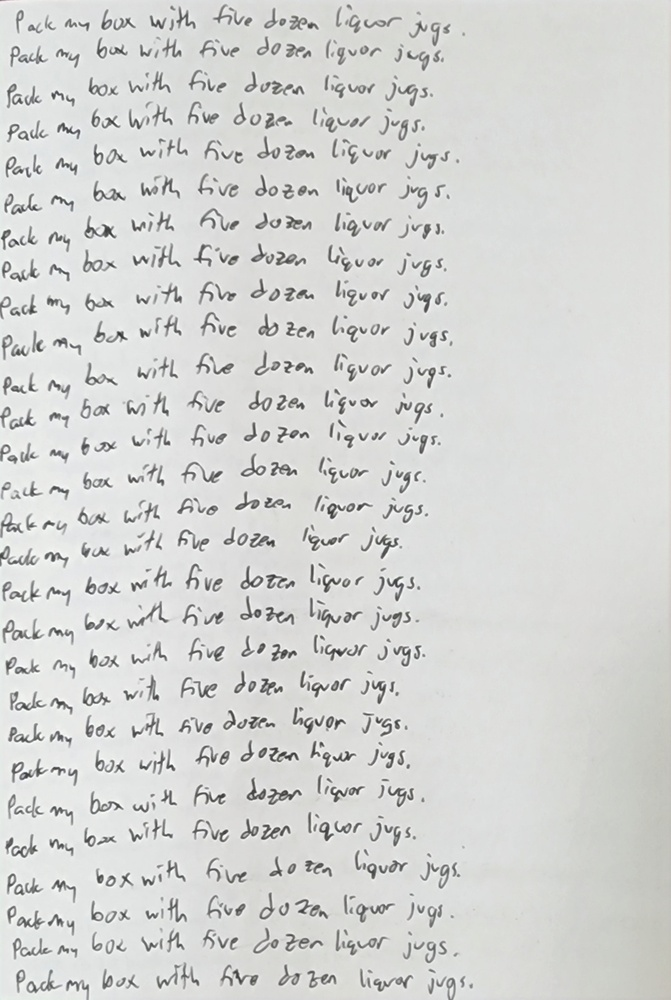
#> input picture images/sentence-box.jpg, 671 x 1000 px, shrunk from 1421 x 2119 before the run, found by its file name
$ python sentencePreprocessing.py
#> lines starting #> are read from the running program, lines starting #| are printed output that depends on the picture; after the words box and inside, x2 and y2 are one past the last pixel; in counts of white or black regions, pixels touching at a corner belong together
import cv2
import os
import numpy as np

def preprocess_image(image_path, output_path):
#> called with image_path = './images/sentence-box.jpg'
    image = cv2.imread(image_path)
#> image is the input picture: shape (1000, 671, 3); mean B, G, R 211.8, 213.8, 212.8

    gray_image = cv2.cvtColor(image, cv2.COLOR_BGR2GRAY)

    blurred_image = cv2.GaussianBlur(gray_image, (5, 5), 0)

    binary_image = cv2.adaptiveThreshold(blurred_image, 255, cv2.ADAPTIVE_THRESH_GAUSSIAN_C,
                                         cv2.THRESH_BINARY_INV, 15, 4)
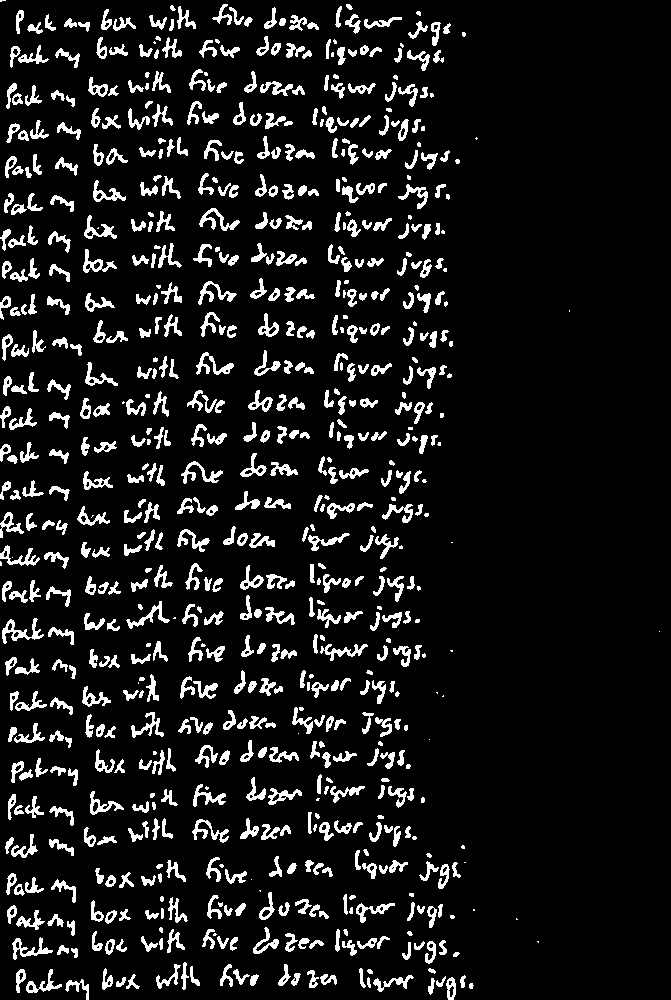
#> binary_image: shape (1000, 671); 9.9% white; 751 white regions (77 under 20 px), largest, box (x1, y1, x2, y2) and area: (2, 618, 44, 644) 369, (12, 937, 53, 960) 311, (181, 461, 223, 484) 305

    kernel = np.ones((3, 3), np.uint8)
    binary_image = cv2.morphologyEx(binary_image, cv2.MORPH_CLOSE, kernel, iterations=1)
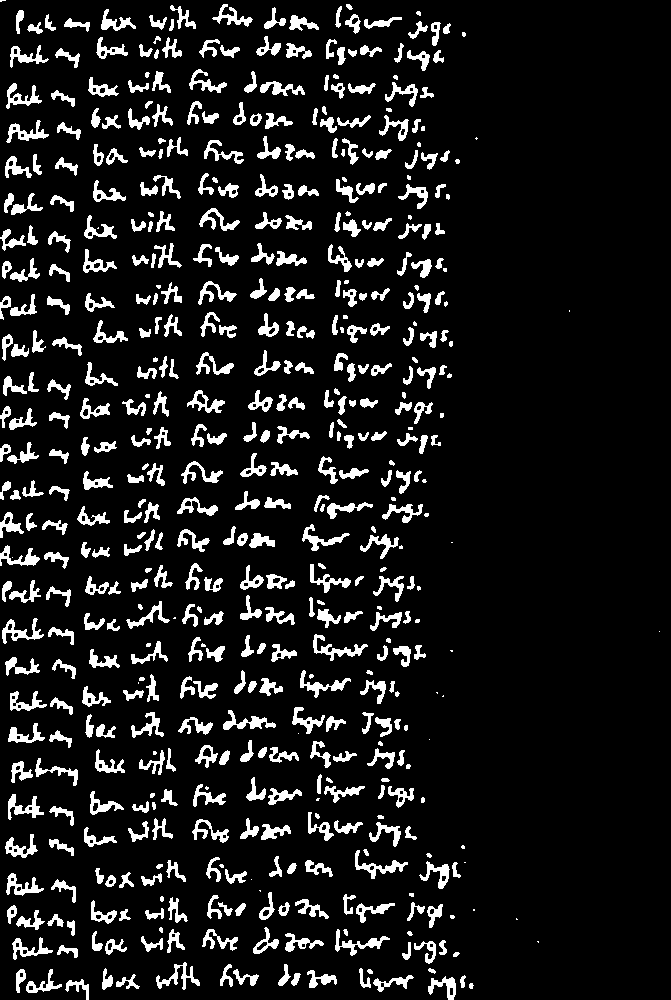
#> binary_image: shape (1000, 671); 10.7% white; 547 white regions (57 under 20 px), largest, box (x1, y1, x2, y2) and area: (313, 634, 368, 661) 420, (355, 850, 408, 879) 396, (223, 710, 276, 730) 392
    binary_image = cv2.morphologyEx(binary_image, cv2.MORPH_OPEN, kernel, iterations=1)
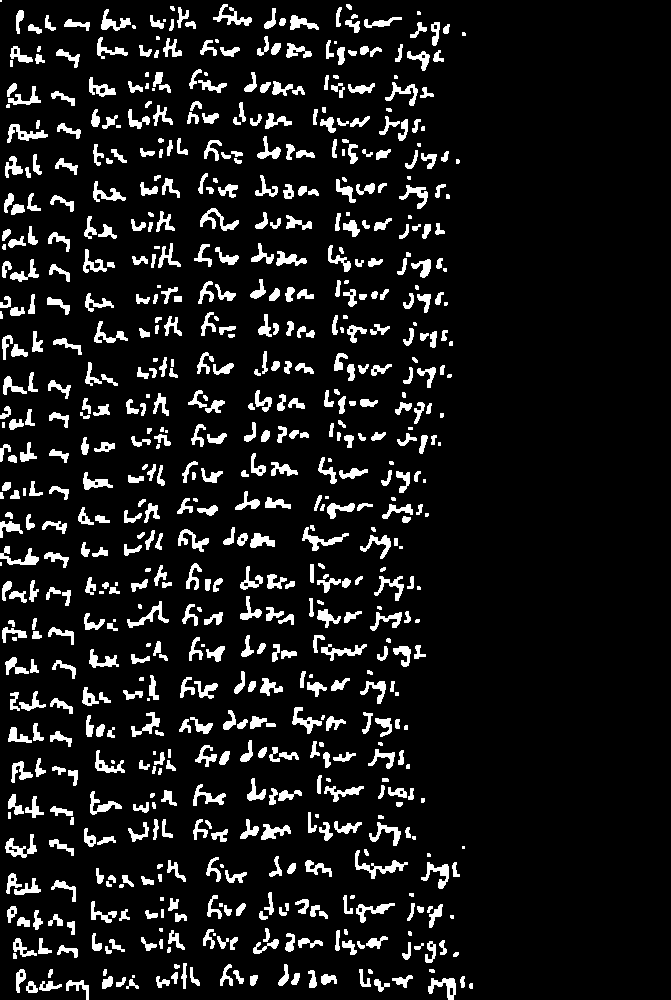
#> binary_image: shape (1000, 671); 9.9% white; 722 white regions (88 under 20 px), largest, box (x1, y1, x2, y2) and area: (355, 850, 408, 879) 380, (302, 527, 349, 551) 320, (7, 124, 48, 143) 310

    cv2.imwrite(output_path, binary_image)
    print(f"Processed image saved to {output_path}")

    return binary_image

image_path = './images/sentence-box.jpg'
processed_image_path = './processed/processed_sentences/sentence-box.jpg'
os.makedirs(os.path.dirname(processed_image_path), exist_ok=True)

binary_image = preprocess_image(image_path, processed_image_path)

$ run again, with images/characters-4-!.jpg copied over images/sentence-box.jpg
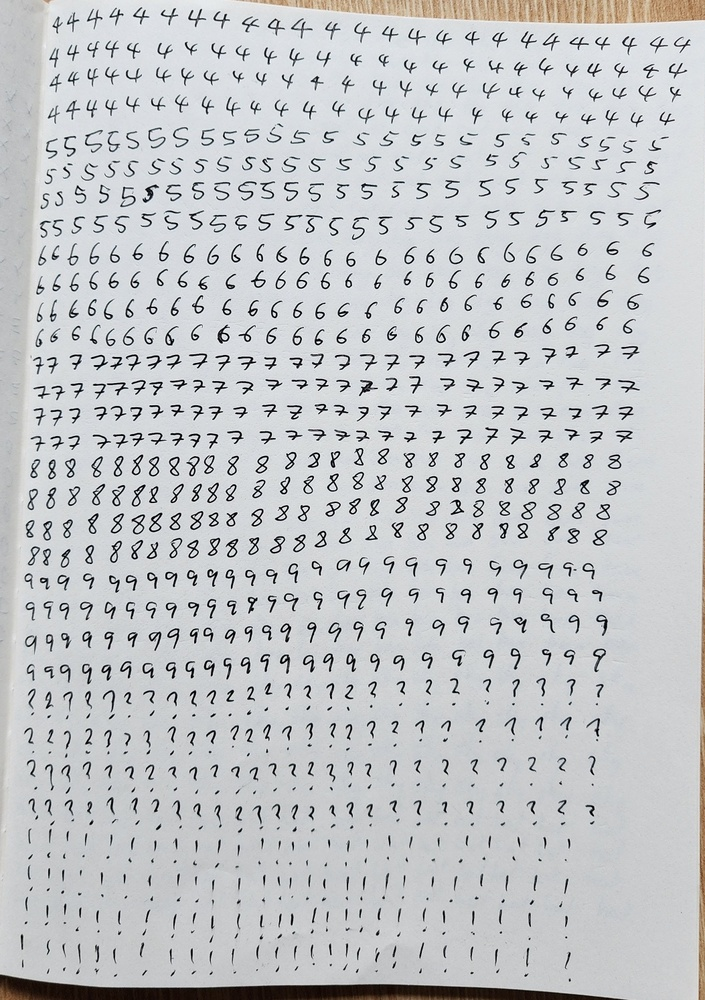
#> input picture images/characters-4-!.jpg, 705 x 1000 px, shrunk from 1053 x 1493 before the run, found by its file name
#> in preprocess_image, image is the input picture: shape (1000, 705, 3); mean B, G, R 199.5, 197.3, 195.1
#> in preprocess_image, `binary_image = cv2.adaptiveThreshold(blurred_image, 255, cv2.ADAPTIVE_..`:
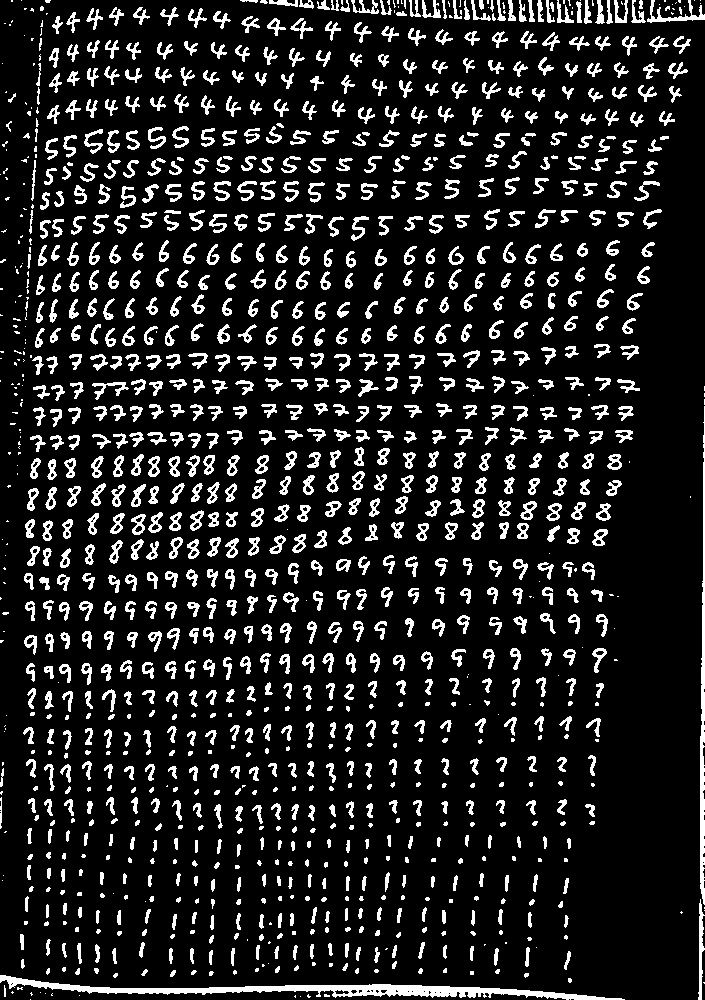
#> binary_image: shape (1000, 705); 13.3% white; 1301 white regions (314 under 20 px), largest, box (x1, y1, x2, y2) and area: (0, 975, 625, 1000) 4137, (700, 406, 705, 905) 1538, (647, 0, 705, 23) 390
#> in preprocess_image, `binary_image = cv2.morphologyEx(binary_image, cv2.MORPH_OPEN, kernel, ..`:
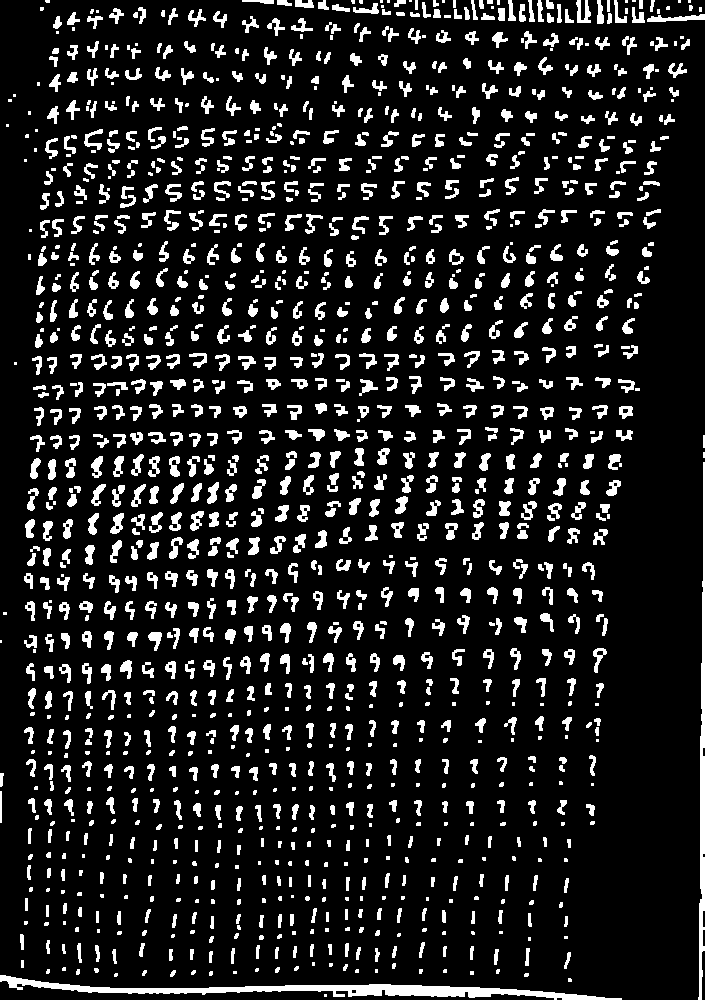
#> binary_image: shape (1000, 705); 12.7% white; 1397 white regions (299 under 20 px), largest, box (x1, y1, x2, y2) and area: (0, 975, 622, 1000) 4217, (698, 462, 705, 1000) 1942, (647, 14, 705, 22) 267

$ run again, with images/characters-4-9.jpg copied over images/sentence-box.jpg
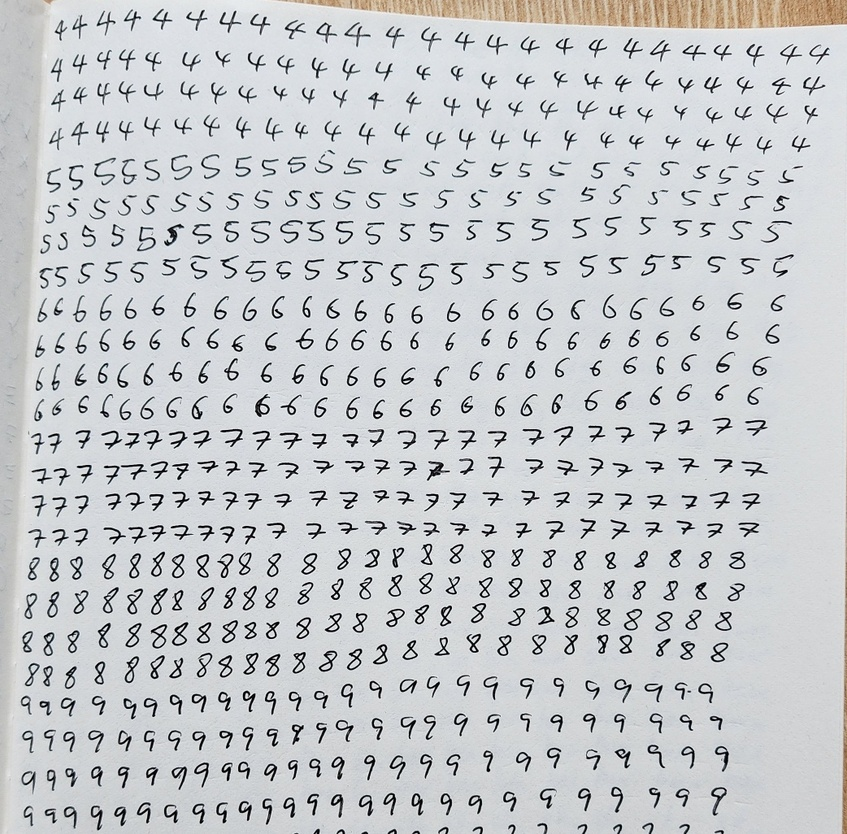
#> input picture images/characters-4-9.jpg, 847 x 834 px, shrunk from 1042 x 1026 before the run, found by its file name
#> in preprocess_image, image is the input picture: shape (834, 847, 3); mean B, G, R 203.7, 201, 198.3
#> in preprocess_image, `binary_image = cv2.adaptiveThreshold(blurred_image, 255, cv2.ADAPTIVE_..`:
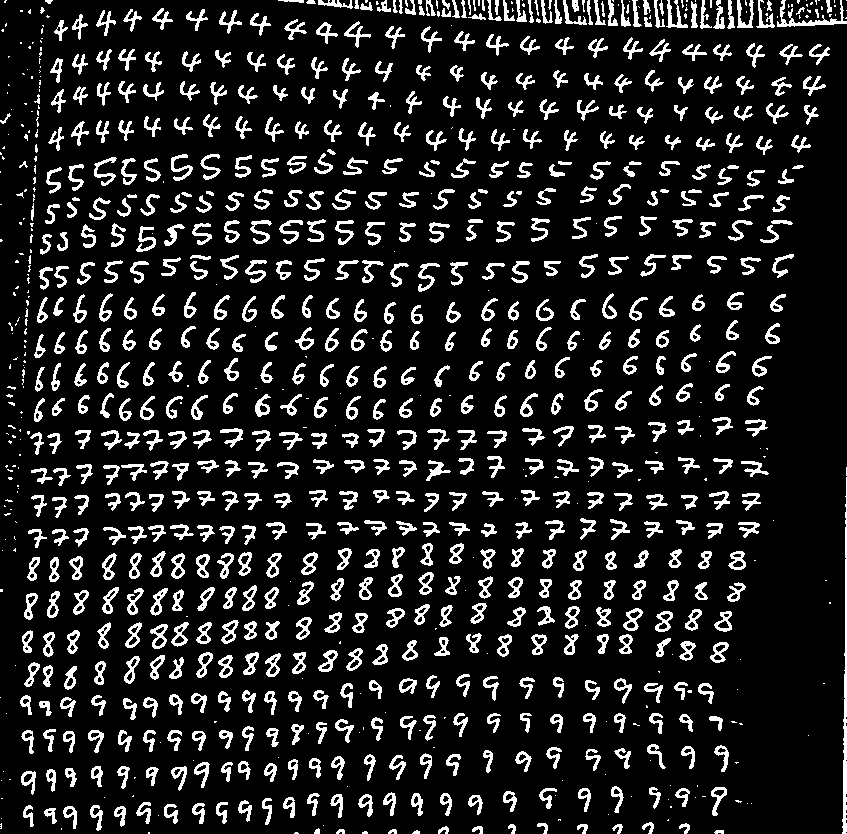
#> binary_image: shape (834, 847); 13.3% white; 993 white regions (283 under 20 px), largest, box (x1, y1, x2, y2) and area: (842, 477, 847, 834) 913, (777, 0, 847, 27) 465, (666, 0, 688, 28) 226
#> in preprocess_image, `binary_image = cv2.morphologyEx(binary_image, cv2.MORPH_OPEN, kernel, ..`:
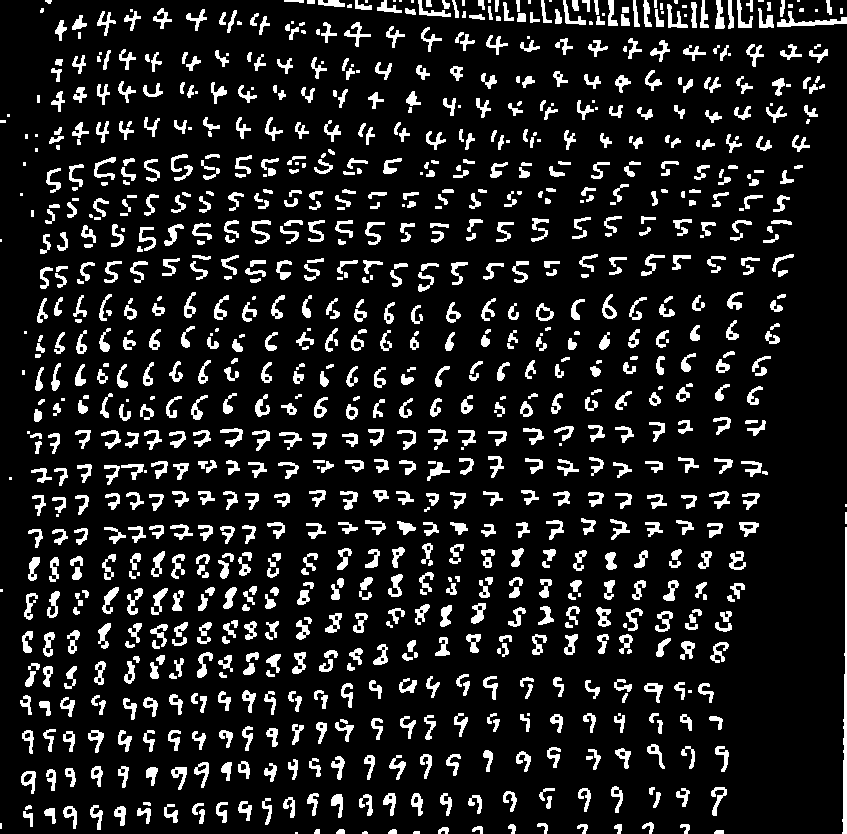
#> binary_image: shape (834, 847); 12.6% white; 1035 white regions (112 under 20 px), largest, box (x1, y1, x2, y2) and area: (842, 527, 847, 834) 872, (777, 11, 847, 27) 384, (251, 220, 271, 244) 198

$ run again, with images/characters-A-G.jpg copied over images/sentence-box.jpg
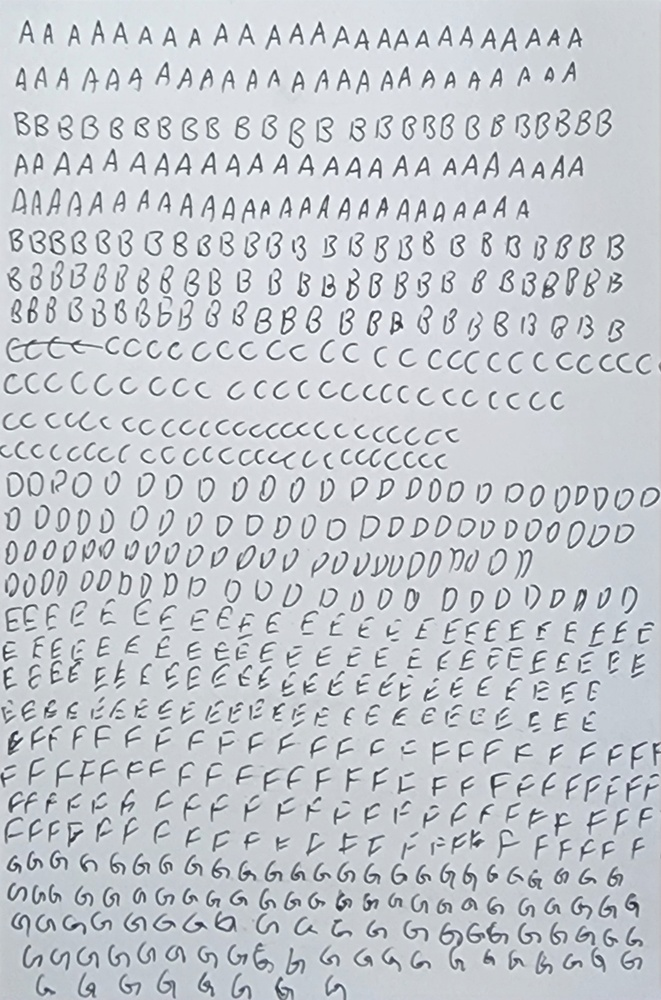
#> input picture images/characters-A-G.jpg, 661 x 1000 px, shrunk from 1226 x 1855 before the run, found by its file name
#> in preprocess_image, image is the input picture: shape (1000, 661, 3); mean B, G, R 207.1, 201.8, 197.7
#> in preprocess_image, `binary_image = cv2.adaptiveThreshold(blurred_image, 255, cv2.ADAPTIVE_..`:
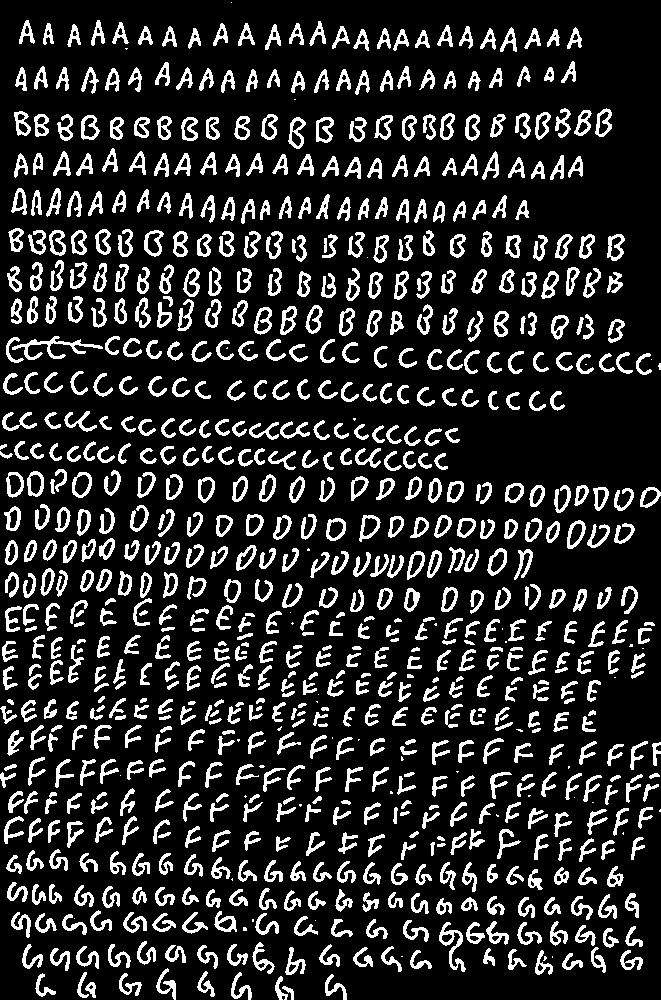
#> binary_image: shape (1000, 661); 16.8% white; 859 white regions (51 under 20 px), largest, box (x1, y1, x2, y2) and area: (12, 336, 103, 360) 564, (439, 922, 466, 972) 409, (288, 117, 306, 149) 247
#> in preprocess_image, `binary_image = cv2.morphologyEx(binary_image, cv2.MORPH_OPEN, kernel, ..`:
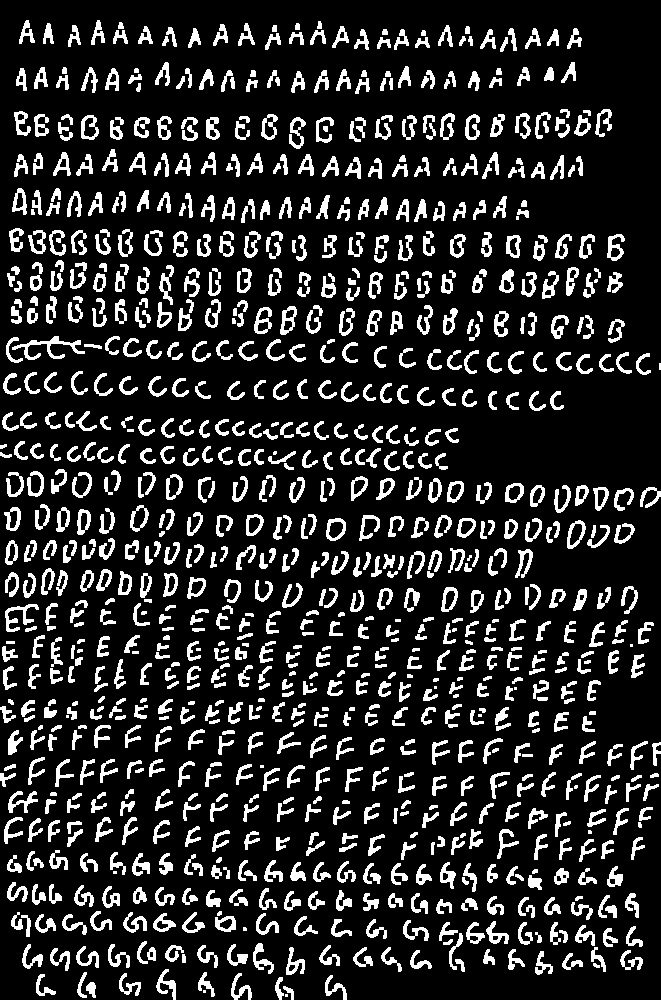
#> binary_image: shape (1000, 661); 16.2% white; 1026 white regions (22 under 20 px), largest, box (x1, y1, x2, y2) and area: (12, 336, 85, 360) 501, (5, 604, 39, 632) 332, (8, 791, 38, 813) 270
